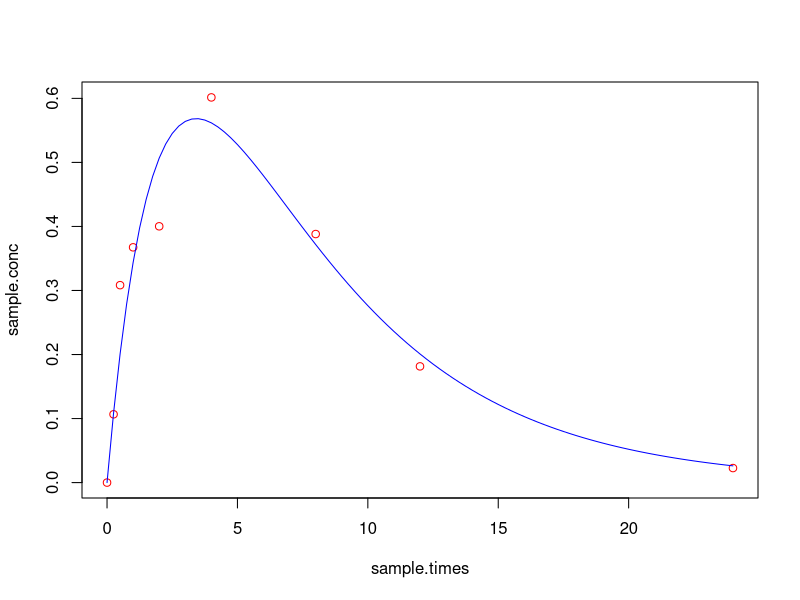

This chart was generated by the following R code:
# Fit a 1-compartment model to some data using a least squares objective function
# ------------------------------------------------------------------------------
# Remove all current objects in the workspace
	rm(list=ls(all=TRUE))
	set.seed(123)

# ------------------------------------------------------------------------------
# Create some "data" that will be fitted
# The parameters defined here can be our "answers" for the fitting process
	CL <- 10	# Clearance, 10 L/h
	V <- 50	# Volume of distribution, 50 L
	KA <- 0.5	# Absorption rate constant, h^-1
	ERR <- 0.3	# Standard deviation of error
	dose <- 50	# mg
	times <- seq(from = 0,to = 24,by = 0.25)	# Time sequence for simulating concentrations
	sample.times <- c(0,0.25,0.5,1,2,4,8,12,24)	# Sampling times
	conc <- dose*KA/(V*(KA-(CL/V)))*(exp(-CL/V*times)-exp(-KA*times))*(1+rnorm(n = length(times),mean = 0,sd = ERR))
	sample.conc <- conc[times %in% sample.times]
	plot(sample.conc ~ sample.times, col = "red")

# ------------------------------------------------------------------------------
# Create a function for fitting a 1-compartment model to our "observed data"
	one.comp.function <- function(par, Cobs, dose, time) {
		CLfit <- par[1]
		Vfit <- par[2]
		KAfit <- par[3]
		Chat <- dose*KAfit/(Vfit*(KAfit-(CLfit/Vfit)))*(exp(-CLfit/Vfit*time)-exp(-KAfit*time))
		err <- Cobs-Chat
		squ.err <- err^2
		sse <- sum(squ.err)	# Sum of squared errors to be minimised
		sse
	}

# Initial estimates
	init.par <- c(15,30,0.2)
	#par <- init.par

# Minimise the sum of squared errors (error between fitted concs and observations)
# Using the optim function in R
	result <- optim(
		init.par,  # Initial parameter estimates
		one.comp.function,  # Fitting function
		Cobs = sample.conc, dose = dose, time = sample.times  # Function arguments
	)
	result	# Print the result

# ------------------------------------------------------------------------------
# Plot the model fit on top of the observed data
	CLfit <- result$par[1]	# Extract the fitted parameter estimates
	Vfit <- result$par[2]
	KAfit <- result$par[3]
	conc.sim <- dose*KAfit/(Vfit*(KAfit-(CLfit/Vfit)))*(exp(-CLfit/Vfit*times)-exp(-KAfit*times))
	points(conc.sim ~ times,type = "l",col = "blue")
